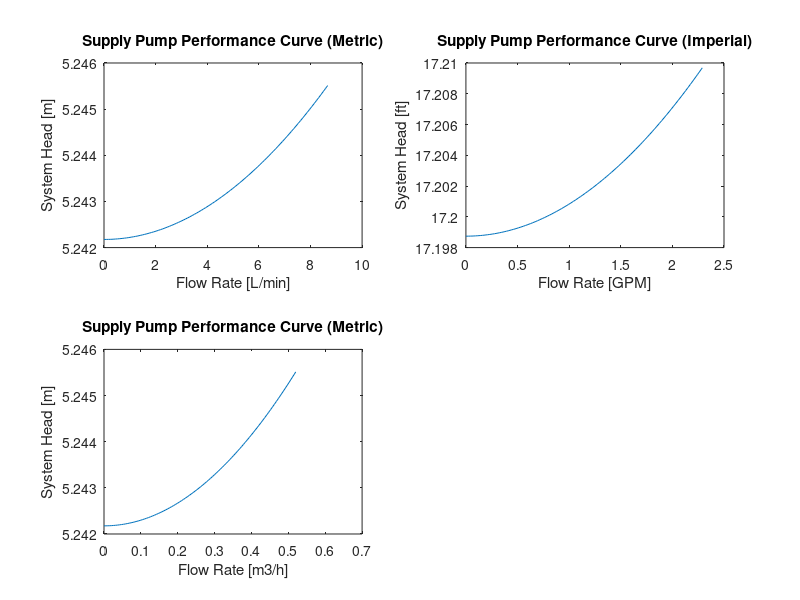

The MATLAB source for this figure:
% Supply Line Flow Rate Calculations

% Constants
g = 9.81; % [m/s^2] acc. of gravity 
rho = 997; % [kg/m^3] water density @ room temp. 
P1 = 0; % [Pa] gauge pressure inside mixing tank @ point 1

mu = 0.0009; % [add units] dynamic visc. of water at room temp

% Part 1. ADJUSTABLE PARAMETERS
n_sprinklers = 40; % from CAD, arbitrarily chosen
L = (21+21+9+15+3+18+6+6+3+3)/39.3701; % [m] Pipe length from point 1 to 2
Z1 = 0.5; % [m] fluid height within mixing tank; this value was guessed 
Z2 = 0.63; % [m] height of point 2 based on CAD model; needs an update?
    % Z2 = Z3 always
e = 0.0045e-3; % [m] surface roughness of wrought iron (note: "e-3" means "x10^-3")
D = (60.3-2*3.91)*10^-3; % [m] inner diam. of nominal 2" (50mm) pipe
D = 0.051;
A = pi/4*(D^2); % [m2]
K_elbow_90deg = 0.75;
K_check_valve = 2;
K_tee_joint = 1; % guessed, need more info
K_threeway = 1; % guessed, need more info
K_l = K_elbow_90deg*2 + K_check_valve*2 + K_tee_joint + K_threeway*1;
K_l = 10;
% ^ Minor loss coefficient (K_l):

%% Part 1. Analyze between Point 2 and Point 3

% 1. Determine P, Q at sprinkler line based on other datasheet specs provided
Psprinkler = 50e3; % [Pa] sprinkler discharge pressure from datasheet
Dsprinkler = 0.36e-3; % [m] diameter of sprinkler orifice from datasheet
Asprinkler = pi/4*(Dsprinkler^2); % [m2] sprinkler orifice area
Qsprinkler = 13/3600/1000; % [m3/s] converted from L/hour rating on datasheet
% ^ flow rate per ONE sprinkler
Q2 = Qsprinkler*n_sprinklers; % Total flow rate out of system
V2 = Q2/A;
P2 = Psprinkler; % Assuming constant pressure throughout sprinkler line

% 2. Calculate pump head needed via Bernoulli from point 1 to 2
Re2 = rho*V2*D/mu; % [-] Reynolds # @ pt 2, used to approx. fric. factor
f = (1/(-2*log10((e/D)/3.7-2.51/Re2*...
    (1.8*log10(((e/D)/3.7)^1.11+6.9/Re2)))))^2;
hpump = P2/(rho*g) + Z2 - Z1 + V2^2/(2*g)*(1+K_l+f*L/D); % [m]

% 3. So far our calcs have assumed that the sprinklers are always on.
% How about when they're off? Flow rate would be 0. So let's simulate
% the system performance between these two boundary conditions.

Qactual = linspace(0,Q2);
hsys = P2/(rho*g) + Z2 - Z1 + (1+K_l+f*L/D)*(8/(pi^2*D^4*g)).*Qactual.^2;
close all
subplot(2,2,1)
plot(Qactual*3600000/60, hsys);    
hold on
xlab = xlabel('Flow Rate [L/min]');
ylab = ylabel('System Head [m]');
title('Supply Pump Performance Curve (Metric)')
subplot(2,2,2)
plot(Qactual*15850.323141, hsys*3.28084);
hold on
xlab = xlabel('Flow Rate [GPM]');
ylab = ylabel('System Head [ft]');
title('Supply Pump Performance Curve (Imperial)')
subplot(2,2,3)
plot(Qactual*3600, hsys);
hold on
xlab = xlabel('Flow Rate [m3/h]');
ylab = ylabel('System Head [m]');
title('Supply Pump Performance Curve (Metric)')


% 5. Prevent Cavitation in Pump
% Net-Positive Suction Head (NPSH) available @ Pump
Patm = 101325; %[Pa] Suction line pressure (assume equal to P @ point 1)
Pvapour = 2338.8; % [Pa] pressure at which water becomes vapour @ 20degC
Lsuction = 6/39.3701;
Zpump = 0; %[m]
K_l_suction = K_check_valve*1;
hfpump = V2^2/(2*g)*(f*Lsuction/D); % roughly assume Vsuction is same as V2
hmpump = V2^2/(2*g)*K_l_suction;
NPSH_avail = (Patm - Pvapour)/(rho*g)+Z1-Zpump - V2^2/(2*g) - hfpump - hmpump; % [m]

% 6. DESIGN CONSTRAINT: NPSH_avail must be > NPSH_required
% NPSH_required is obtained from manufacturer's datasheet
% We still need to figure this part out
close all